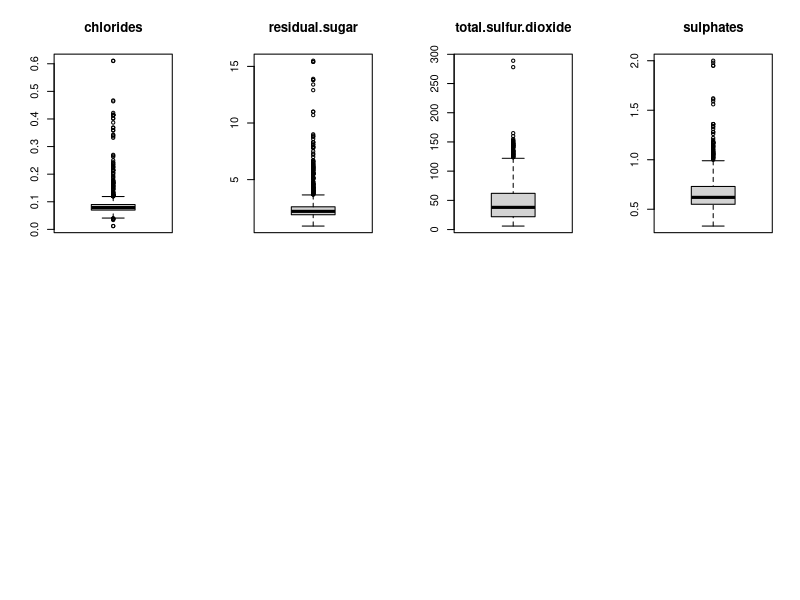
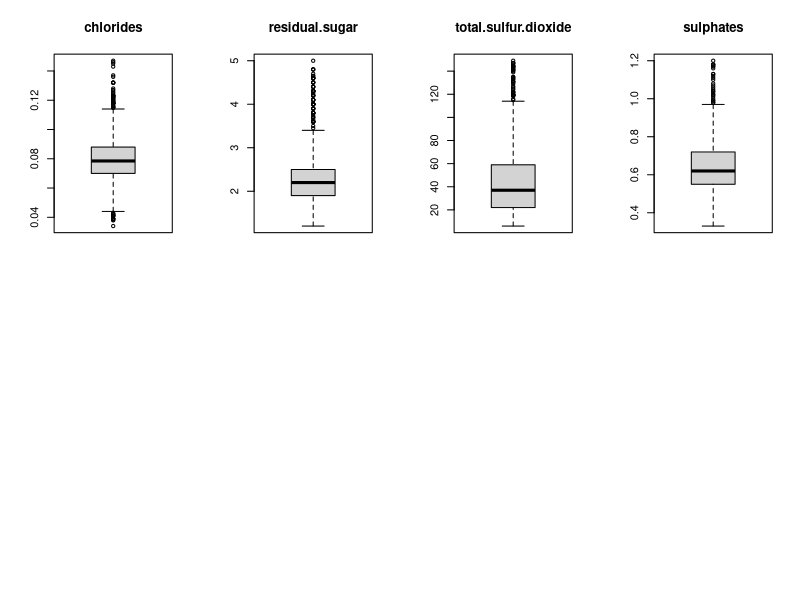

The R script that drew these images, in order:
## ---- chunk 1
X <- read.csv2("winequality-red.csv")
summary(X[,-12])
## ---- chunk 2
par(mfrow=c(2,4))

boxplot(X[,5], main = "chlorides")
a <- which(X$chlorides > 0.15 | X$chlorides < 0.02)

boxplot(X[,4], main = "residual.sugar")
b <- which(X$residual.sugar > 5 | X$residual.sugar < 1)

boxplot(X[,7], main = "total.sulfur.dioxide")
c <- which(X$total.sulfur.dioxide > 150)

boxplot(X[,10], main = "sulphates")
d <- which(X$sulphates > 1.2)

outliers <- union(union(union(a,b),c),d)

cat("Total outliers = ")
length(outliers)

cat("% Outliers = ")
length(outliers)/1599 * 100
## ---- chunk 3
X <- X[-outliers,]

par(mfrow=c(2,4))

boxplot(X[,5], main = "chlorides")
boxplot(X[,4], main = "residual.sugar")
boxplot(X[,7], main = "total.sulfur.dioxide")
boxplot(X[,10], main = "sulphates")
## ---- chunk 4

